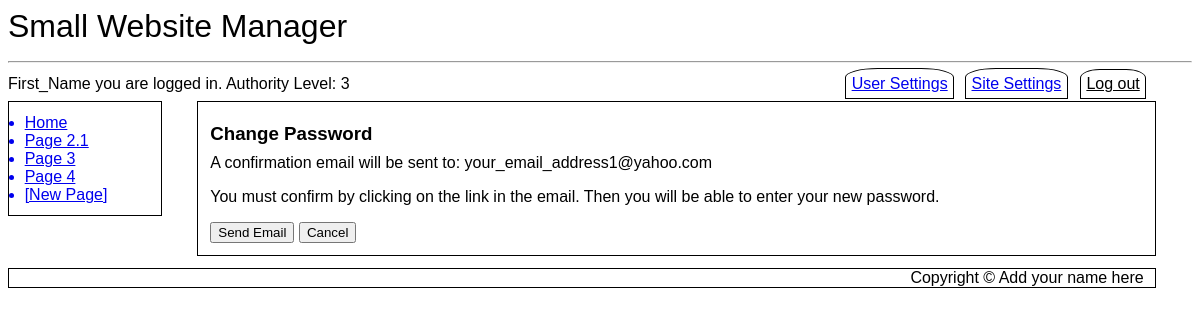
Screenshot of /changepass.php (signed in) with the database file from the repository.
### tables this page shows
CREATE TABLE `SubMenus` (
  `MenuID` int(11) NOT NULL,
  `LinkID` int(11) NOT NULL,
  `Page_ID` int(11) NOT NULL DEFAULT 0,
  `Menu_Entry` varchar(20) NOT NULL,
  `Title` varchar(500) NOT NULL,
  `Active` tinyint(1) NOT NULL DEFAULT 1
);

CREATE TABLE `Users` (
  `ID` int(11) NOT NULL,
  `First_Name` varchar(250) NOT NULL,
  `Last_Name` varchar(250) NOT NULL,
  `eMail` varchar(1000) NOT NULL,
  `User_Name` varchar(1000) NOT NULL,
  `Password` varchar(100) NOT NULL,
  `Activate_Pass` varchar(100) DEFAULT NULL,
  `Change_Pass` varchar(100) DEFAULT NULL,
  `Change_Pass_Expire` datetime DEFAULT NULL,
  `Forgot_Pass` varchar(100) DEFAULT NULL,
  `Forgot_Pass_Expire` datetime DEFAULT NULL,
  `DateTime_Joined` datetime NOT NULL,
  `Last_Logged` datetime NOT NULL DEFAULT current_timestamp(),
  `Authority_Level` tinyint(4) DEFAULT 1,
  `Active` tinyint(1) NOT NULL DEFAULT 0
);

### changepass.php (the view, shortened to what this page needs)
<?php
include ("db_connect.inc");
if ($_SERVER["REQUEST_METHOD"] == "POST" AND $_POST['submitCode']=="Temp_Pass") {
	if ($_POST['Button']=="Send Email") {
		$charSet = "0123456789abcdefghijklmnopqrstuvwxyzABCDEFGHIJKLMNOPQRSTUVWXYZ";
		$charSetLen = strlen($charSet)-1;
		for ($i = 0; $i < 16; $i++) {
			$pick = rand(0, $charSetLen);
	   	$randvalue .= $charSet[$pick];
		}
		$password = password_hash($randvalue, PASSWORD_DEFAULT);
		$userName = $_SESSION['user_name'];
		$query = "UPDATE `Users` SET `Change_Pass`='".$password."',`Change_Pass_Expire`=NOW() + INTERVAL 1 HOUR WHERE `User_Name`='".$userName."'";
		mysqli_query($cxn,$query);
		$to = $_POST['eMail'];
		$firstName = $_SESSION['first_name'];
		$query1 = "SELECT Value FROM Globals WHERE Global='Website Name'";
		$result1 = mysqli_query($cxn,$query1);
		$row1 = mysqli_fetch_assoc($result1);
		$webSiteName = $row1['Value'];
		$query2 = "SELECT Value FROM Globals WHERE Global='URL'";
		$result2 = mysqli_query($cxn,$query2);
		$row2 = mysqli_fetch_assoc($result2);
		$url1 = $row2['Value'];
		$subject = "Confirmation from $webSiteName";
		$message = "
		<h3>You requested to change your password</h3>
		<p>Hello {$firstName},</p>
		<p><a rel=\"nofollow\" href=\"{$url1}/changepass.php?username={$userName}&temppass={$randvalue}\">Click here to change your password</a></p>
		<p>If you cannot click the link, copy the following url into your browser:</p>
		<p>{$url1}/changepass.php?username={$userName}&temppass={$randvalue}</p>
		";
		$headers = "MIME-Version: 1.0" . "\r\n";
		$headers .= "Content-type:text/html;charset=UTF-8" . "\r\n";
		$query3 = "SELECT Value FROM Globals WHERE Global='Site Email Address'";
		$result3 = mysqli_query($cxn,$query3);
		$row3 = mysqli_fetch_assoc($result3);
		$siteEmail = $row3['Value'];
		$headers .= 'From: <{$siteEmail}>' . "\r\n";
		mail($to,$subject,$message,$headers);
		$url = "usersettings.php";
		$location = "Location: ".$url;
		header($location);
		die();
	} elseif ($_POST['Button']=="Cancel") {
		$url = "usersettings.php";
		$location = "Location: ".$url;
		header($location);
		die();
	}
} else {
	include ("header.inc");
	include ("navbar.inc");
	echo "<article id='main'>";
	if (isset($_SESSION['user_name'])) {
		$query = "SELECT `eMail` FROM `Users` WHERE `ID`='".$_SESSION['user_ID']."'";
		$result = mysqli_query($cxn,$query);
		$row = mysqli_fetch_assoc($result);
		$email = $row['eMail'];
		echo "
		<h3>Change Password</h3>
		A confirmation email will be sent to: $email<p>
		You must confirm by clicking on the link in the email. Then you will be able to enter your new password.";
		echo "<form action='".htmlentities($_SERVER['PHP_SELF'])."' method=\"post\">
		<input type=\"hidden\" id=\"submitCode\" name=\"submitCode\" value=\"Temp_Pass\">
		<input type=\"hidden\" id=\"eMail\" name=\"eMail\" value=\"$email\">
		<input type=\"submit\" name=\"Button\" value=\"Send Email\" />
		<input type=\"submit\" name=\"Button\" value=\"Cancel\" />
		</form>";
	} else {
		echo "<div class=\"error\">Restricted Area. You need administrative priviledges to access this page.</div>";
	}
	echo "</article>";
	include ("footer.inc");
}
?>

### navbar.inc
<nav id="vnav1">
<?php
$query = "SELECT Menu_Entry, Title FROM SubMenus WHERE MenuID='1' AND Active=1 ORDER BY LinkID ASC LIMIT 10";
$result = mysqli_query($cxn,$query) or die ("Couldn't execute query.");
while($row = mysqli_fetch_assoc($result))
{
	$menuEntry = $row['Menu_Entry'];
	$pageTitle = $row['Title'];
	$pageTitle = preg_replace('/ /', '_', $pageTitle);
	echo "<a href='$pageTitle'>$menuEntry</a>\r\n";
}
if ($_SESSION['auth_lev'] == 3 AND isset($_SESSION['first_name']) AND isset($_SESSION['user_name']) ) {
	echo "<a class='newpage' href='newpage.php'>[New Page]</a>\r\n";
}
?>
</nav>

### desktop.css (style rules this page uses)
* { font-family: Arial, sans-serif; box-sizing: border-box; }
h1, h2, h3 { padding: 0%; margin-top: 1%; margin-bottom: 1%; }
article#main { margin-left:16%; width: 81%; float:none; border: 1px solid black; padding: 1%; }
nav#vnav1 { width:13%; float:left; border: 1px solid black; padding: 1%; clear: both; margin-top: 0%; }
nav#vnav1 a { display: list-item; list-style-type: disc; margin-left: 3%; }

### rows the page displays
submenus: Menu_Entry "Home"
submenus: Menu_Entry "Page 2.1"
submenus: Menu_Entry "Page 3"
submenus: Menu_Entry "Page 4"
users: eMail "your_email_address1@yahoo.com"

### other values shown
$websiteName "Small Website Manager"
$_SESSION['first_name'] "First_Name"
$_SESSION['auth_lev'] "3"
